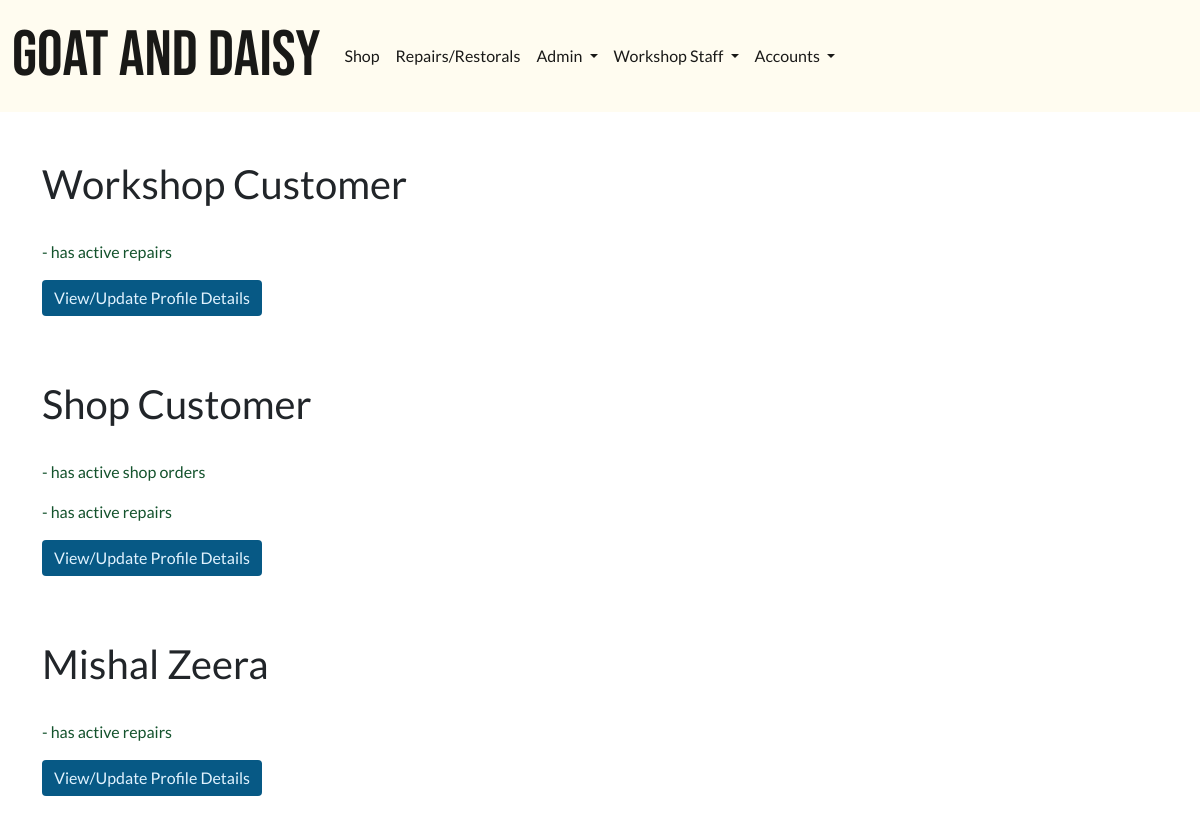
Before: /shop/all-shop-customers/ (signed in) with the older database file.
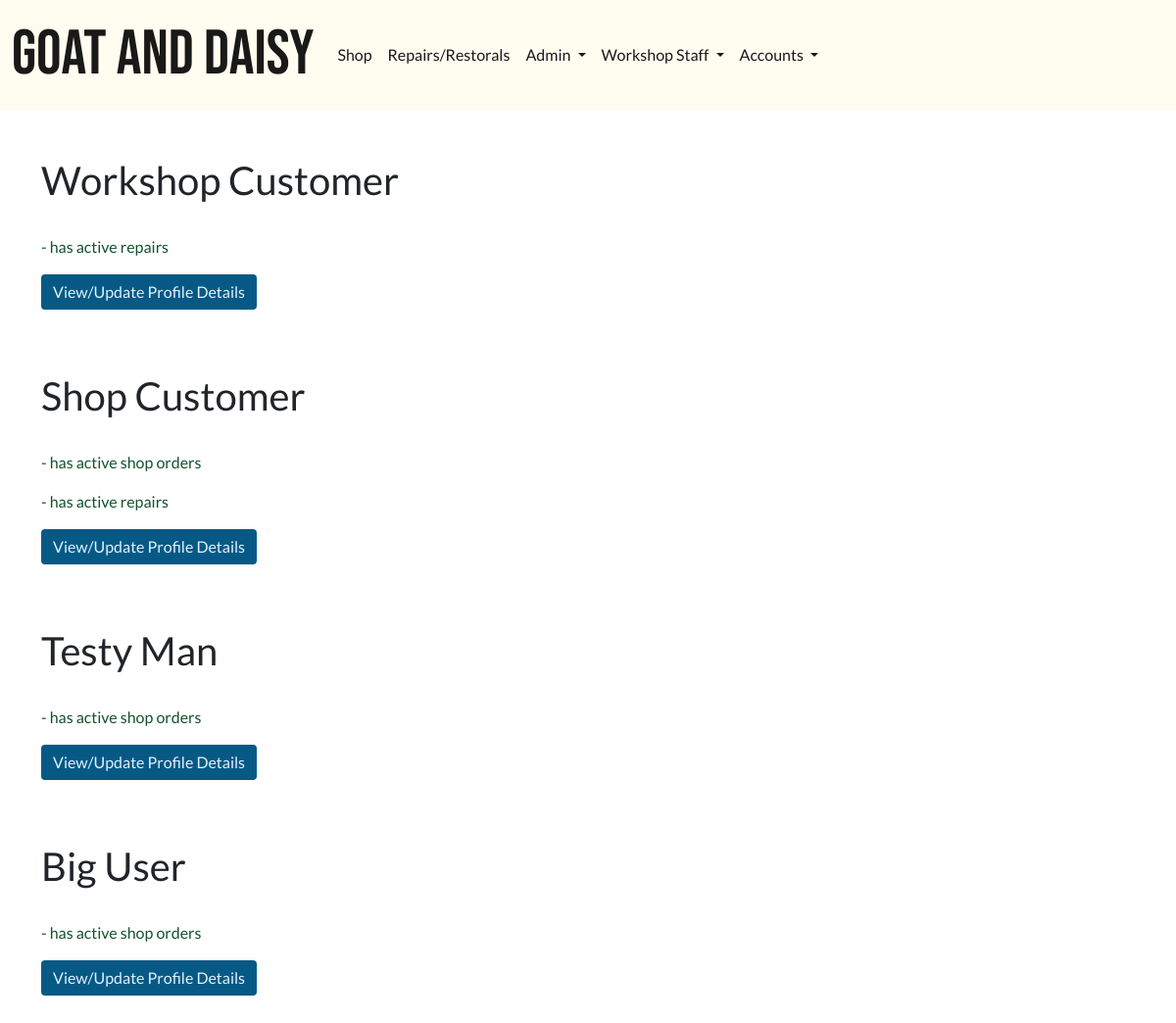
After: the same page with the newer database file.
### profiles/models.py (models this page shows, shortened)
class Customer(models.Model):
    username = models.OneToOneField(
        User, on_delete=models.CASCADE, null=True, editable=False)
    email = models.EmailField(unique=True, default="start@domain.dj")
    full_name = models.CharField(max_length=100)
    address1 = models.CharField(max_length=100)
    address2 = models.CharField(max_length=100, null=True, blank=True)
    postcode = models.CharField(max_length=40)
    town_or_city = models.CharField(max_length=40)
    country = models.CharField(max_length=40)
    notes = models.TextField(null=True, blank=True)
    staff_notes = models.TextField(null=True, blank=True)
    has_active_shop_orders = models.BooleanField(default=False)
    has_active_repairs = models.BooleanField(default=False)

### shop/views.py (the view)
# urls.py: path('all-shop-customers/', views.AllShopCustomers.as_view(),
class AllShopCustomers(GroupRequiredMixin, ListView):
    group_required = [u'General Staff']
    queryset = Customer.objects.all()
    template_name = 'shop/all_customers.html'
    context_object_name = 'customers'

### invoices/contexts.py (called while the page is built, shortened)
def shopping_cart(request):
    template_cart = []
    products_count = 0
    order_amount = 0
    shipping = 0
    cart = request.session.get('cart', {})
    for item in enumerate(template_cart):
        products_count += 1
    order_total = order_amount + shipping
    stripe_total = round(order_total * 100)
    context = {
        'template_cart': template_cart,
        'products_count': products_count,
        'order_amount': order_amount,
        'shipping': shipping,
        'order_total': order_total,
        'stripe_total': stripe_total,
    }
    return context

### profiles/group_mixin_decorator.py (called while the page is built)
    def dispatch(self, request, *args, **kwargs):
        if not request.user.is_authenticated:
            raise PermissionDenied
        else:
            user_groups = []
            for group in request.user.groups.values_list('name', flat=True):
                user_groups.append(group)
            if len(set(user_groups).intersection(self.group_required)) <= 0:
                raise PermissionDenied
        return super(GroupRequiredMixin, self).dispatch(request, *args, **kwargs)

### profiles/templatetags/user_in_group_tag.py (called while the page is built)
@register.filter(name='has_group')
def has_group(user, group_name):
    try:
        group = Group.objects.get(name=group_name)
    except Group.DoesNotExist:
        return False
    return group in user.groups.all()

### shop/templates/shop/all_customers.html (shortened to what this page needs)
{% extends 'base.html' %}
{% load static %}
{% block extra_css %}
<link rel="stylesheet" href="{% static 'css/home_bg_image_trans.css' %}">
{% endblock %}
{% block content %}
{% for customer in customers%}
    <p class="h1" style="margin-top:1rem;">{{customer.full_name | title}}</p>
    <br>
    {% if customer.has_active_shop_orders %}
        <p class="text-success">- has active shop orders</p>
    {% endif %}
    {% if customer.has_active_repairs %}
        <p class="text-success">- has active repairs</p>
    {% endif %}
    <a href="{% url 'customer_account_update' pk=customer.id%}"
        class="btn btn-info">View/Update Profile Details
    </a>
    <br><br><br>
{% endfor %}
{% endblock %}

### templates/base.html (shortened to what this page needs)
{% load static %}
{% load user_in_group_tag %}
<!doctype html>
<html lang="en">
  <head>
    <link href="https://cdn.jsdelivr.net/npm/bootstrap@5.1.3/dist/css/bootstrap.min.css" rel="stylesheet">
    <link rel="stylesheet" href="https://cdn.jsdelivr.net/npm/bootstrap-icons@1.8.1/font/bootstrap-icons.css">
    <link rel="stylesheet" href="{% static 'css/tw-colours.css' %}">
    <link rel="stylesheet" href="{% static 'css/site_base_custom.css' %}">
    {% block extra_css %}
    {% endblock %}
  </head>
  <body id="body" onload="bodyFade()">
    <nav class="navbar fixed-top navbar-expand-md navbar-light bg-light">
      <div class="container-fluid">
        <a class="navbar-brand" href="{% url 'index' %}">Goat And Daisy</a>
        <div class="collapse navbar-collapse" id="navbarSupportedContent">
          <ul class="navbar-nav me-auto mb-2 mb-lg-0">
            <li class="nav-item">
              <a class="nav-link active" aria-current="page" href="{% url 'shop' %}">Shop</a>
            </li>
            <li class="nav-item">
              <a class="nav-link active" aria-current="page" href="{% url 'workshop' %}">Repairs/Restorals</a>
            </li>
              {% if user.is_superuser %}
              <li class="nav-item dropdown">
                <a class="nav-link active dropdown-toggle" href="#" id="navbarDropdown" role="button" data-bs-toggle="dropdown" aria-expanded="false">
                  Admin
                </a>
                </li>
                </ul></li>
                {% endif %}
                {% if request.user|has_group:"Workshop Staff" %}
              <li class="nav-item dropdown">
                <a class="nav-link active dropdown-toggle" href="#" id="navbarDropdown" role="button" data-bs-toggle="dropdown" aria-expanded="false">
                  Workshop Staff
                </a>
                  </li>
                {% endif %}
                <li class="nav-item dropdown">
                  <a class="nav-link active dropdown-toggle" href="#" id="navbarDropdown" role="button" data-bs-toggle="dropdown" aria-expanded="false">
                    Accounts
                  </a>
            </li>
        </div>
      </div>
    </nav>
    <main class="container">
    {% block content %}
    {% endblock %}
    </main>
  </body>
</html>

### static/css/site_base_custom.css (style rules this page uses)
body { font-family: "Lato", sans-serif; }
main { margin-top: 10rem; padding-bottom: 10rem; }
.btn { min-width: 7rem; }
.btn-warning, .btn-info { background-color: var(--sky-800); color: var(--sky-100); border: unset; }
.text-success { color: var(--green-900) !important; }
a { color: var(--sky-800); font-weight: 400; }
.navbar-brand { font-family: "Bebas Neue", sans-serif; font-size: 4rem; padding: 0; }
.bg-light { background: #fffbebb6 !important; }

### static/css/home_bg_image_trans.css (style rules this page uses)
body { background-image: url("../img/index-25-flip.jpg"); background-repeat: no-repeat; background-size: cover; background-attachment: fixed; }

Changed rows visible on the page:
removed Customer: full_name "Mishal Zeera", has_active_repairs "- has active repairs"
added Customer: full_name "Testy Man", has_active_shop_orders "- has active shop orders"
added Customer: full_name "Big User", has_active_shop_orders "- has active shop orders"
